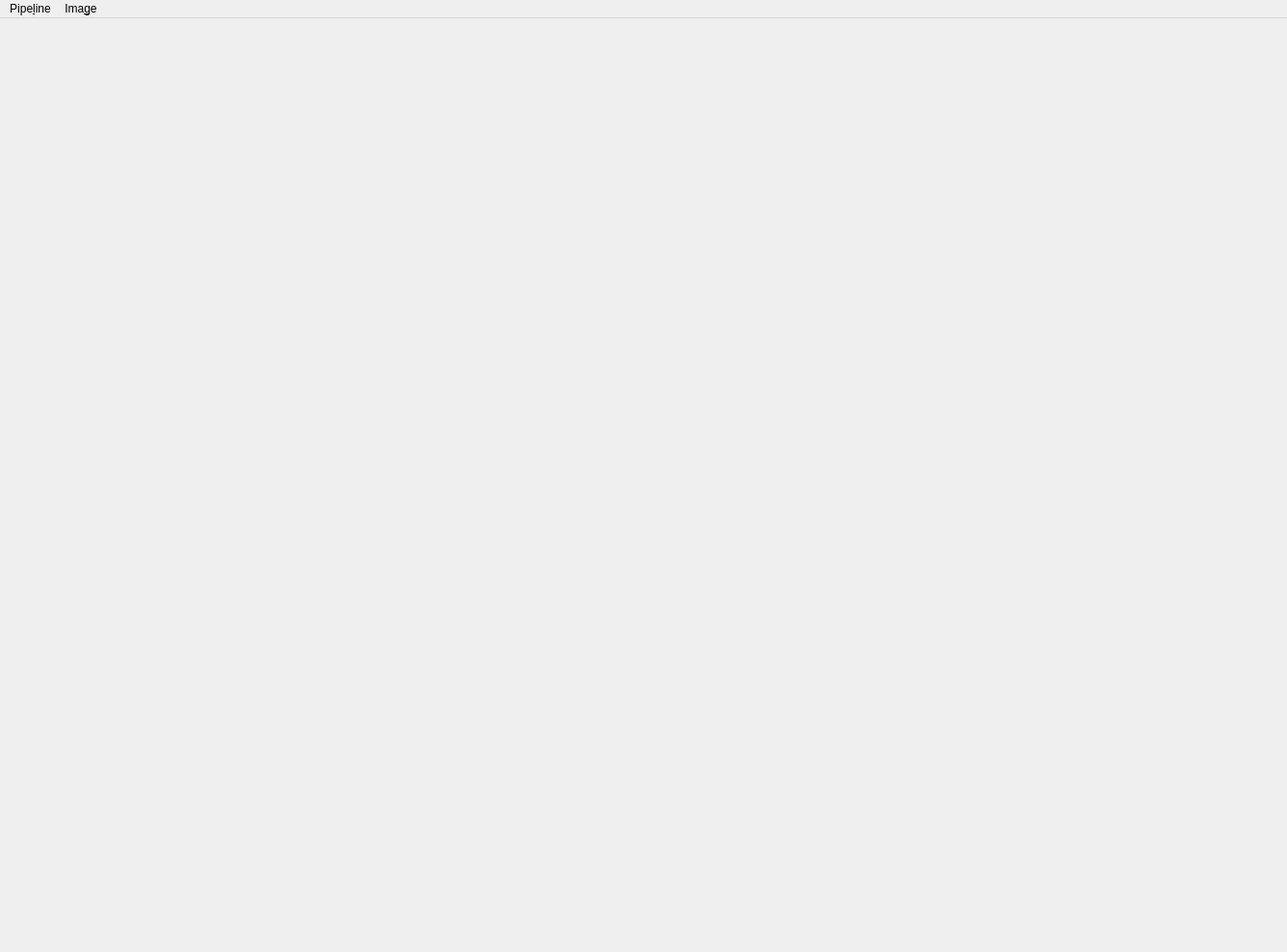
<?xml version="1.0" encoding="UTF-8"?>
<ui version="4.0">
 <class>MainWindow</class>
 <widget class="QMainWindow" name="MainWindow">
  <property name="geometry">
   <rect>
    <x>0</x>
    <y>0</y>
    <width>1336</width>
    <height>988</height>
   </rect>
  </property>
  <property name="windowTitle">
   <string>NEFI 2.0</string>
  </property>
  <widget class="QWidget" name="CentralView">
   <layout class="QGridLayout" name="gridLayout">
    <item row="0" column="2">
     <widget class="QWidget" name="LeftView" native="true">
      <property name="minimumSize">
       <size>
        <width>250</width>
        <height>0</height>
       </size>
      </property>
      <property name="maximumSize">
       <size>
        <width>250</width>
        <height>16777215</height>
       </size>
      </property>
      <widget class="QWidget" name="horizontalLayoutWidget_3">
       <property name="geometry">
        <rect>
         <x>0</x>
         <y>0</y>
         <width>241</width>
         <height>941</height>
        </rect>
       </property>
       <layout class="QHBoxLayout" name="horizontalLayout"/>
      </widget>
     </widget>
    </item>
    <item row="0" column="3">
     <widget class="QWidget" name="DetailedView" native="true">
      <property name="minimumSize">
       <size>
        <width>800</width>
        <height>0</height>
       </size>
      </property>
      <widget class="QWidget" name="horizontalLayoutWidget_4">
       <property name="geometry">
        <rect>
         <x>0</x>
         <y>0</y>
         <width>801</width>
         <height>941</height>
        </rect>
       </property>
       <layout class="QHBoxLayout" name="horizontalLayout_2"/>
      </widget>
     </widget>
    </item>
    <item row="0" column="4">
     <widget class="QWidget" name="RightView" native="true">
      <property name="maximumSize">
       <size>
        <width>250</width>
        <height>16777215</height>
       </size>
      </property>
      <layout class="QVBoxLayout" name="verticalLayout">
       <property name="leftMargin">
        <number>0</number>
       </property>
       <property name="topMargin">
        <number>0</number>
       </property>
       <property name="rightMargin">
        <number>0</number>
       </property>
       <property name="bottomMargin">
        <number>0</number>
       </property>
       <item>
        <widget class="QWidget" name="Settings_Placeholder" native="true">
         <property name="minimumSize">
          <size>
           <width>250</width>
           <height>300</height>
          </size>
         </property>
         <property name="autoFillBackground">
          <bool>false</bool>
         </property>
         <widget class="QWidget" name="horizontalLayoutWidget">
          <property name="geometry">
           <rect>
            <x>0</x>
            <y>0</y>
            <width>241</width>
            <height>611</height>
           </rect>
          </property>
          <layout class="QHBoxLayout" name="Settings_Placeholder_layout"/>
         </widget>
        </widget>
       </item>
       <item>
        <spacer name="verticalSpacer_2">
         <property name="orientation">
          <enum>Qt::Vertical</enum>
         </property>
         <property name="sizeType">
          <enum>QSizePolicy::Fixed</enum>
         </property>
         <property name="sizeHint" stdset="0">
          <size>
           <width>20</width>
           <height>20</height>
          </size>
         </property>
        </spacer>
       </item>
       <item>
        <widget class="QWidget" name="Pipeline_Order_Placeholder" native="true">
         <property name="minimumSize">
          <size>
           <width>250</width>
           <height>300</height>
          </size>
         </property>
         <property name="maximumSize">
          <size>
           <width>250</width>
           <height>300</height>
          </size>
         </property>
         <widget class="QWidget" name="horizontalLayoutWidget_2">
          <property name="geometry">
           <rect>
            <x>0</x>
            <y>0</y>
            <width>241</width>
            <height>291</height>
           </rect>
          </property>
          <layout class="QHBoxLayout" name="Pipeline_Order_Placeholder_layout"/>
         </widget>
        </widget>
       </item>
      </layout>
     </widget>
    </item>
   </layout>
  </widget>
  <widget class="QMenuBar" name="menuBar">
   <property name="geometry">
    <rect>
     <x>0</x>
     <y>0</y>
     <width>1336</width>
     <height>30</height>
    </rect>
   </property>
   <widget class="QMenu" name="menuFile">
    <property name="title">
     <string>Pipe&amp;line</string>
    </property>
    <addaction name="actionSave"/>
    <addaction name="actionLoad_2"/>
   </widget>
   <widget class="QMenu" name="menuImages">
    <property name="title">
     <string>Ima&amp;ge</string>
    </property>
    <addaction name="actionSave_2"/>
    <addaction name="separator"/>
    <addaction name="actionLoad_3"/>
    <addaction name="actionLoad_Image_Folder"/>
   </widget>
   <addaction name="menuFile"/>
   <addaction name="menuImages"/>
  </widget>
  <action name="PipelineMenu">
   <property name="text">
    <string>Pipeline</string>
   </property>
   <property name="toolTip">
    <string>Menuentrys for saving and loading pipelines</string>
   </property>
  </action>
  <action name="actionImages">
   <property name="text">
    <string>Images</string>
   </property>
   <property name="toolTip">
    <string>Menu for saving and loading images</string>
   </property>
  </action>
  <action name="actionLoad">
   <property name="text">
    <string>Load</string>
   </property>
   <property name="toolTip">
    <string>Load a presaved pipeline in json format</string>
   </property>
  </action>
  <action name="actionSave">
   <property name="text">
    <string>&amp;Save</string>
   </property>
   <property name="toolTip">
    <string>Save the pipeline settings in a json format. You can load your specified Pipeline in later program calls to process the same settings on other images.</string>
   </property>
  </action>
  <action name="actionLoad_2">
   <property name="text">
    <string>&amp;Load</string>
   </property>
   <property name="toolTip">
    <string>Load a presaved Pipeline in json format.</string>
   </property>
  </action>
  <action name="actionSave_2">
   <property name="text">
    <string>&amp;Specify Output location</string>
   </property>
   <property name="toolTip">
    <string>Specify the default output location in yout file system. Your processed images and graphs will be stored there after processing.</string>
   </property>
  </action>
  <action name="actionLoad_3">
   <property name="text">
    <string>&amp;Load Image</string>
   </property>
   <property name="toolTip">
    <string>Load a single image file from the file system.</string>
   </property>
  </action>
  <action name="actionLoad_Image_Folder">
   <property name="text">
    <string>Load &amp;Image Folder</string>
   </property>
   <property name="toolTip">
    <string>Load a complete folder of images. To display immediate results, the program will use the first image of the folder as default.</string>
   </property>
  </action>
 </widget>
 <resources/>
 <connections/>
</ui>
